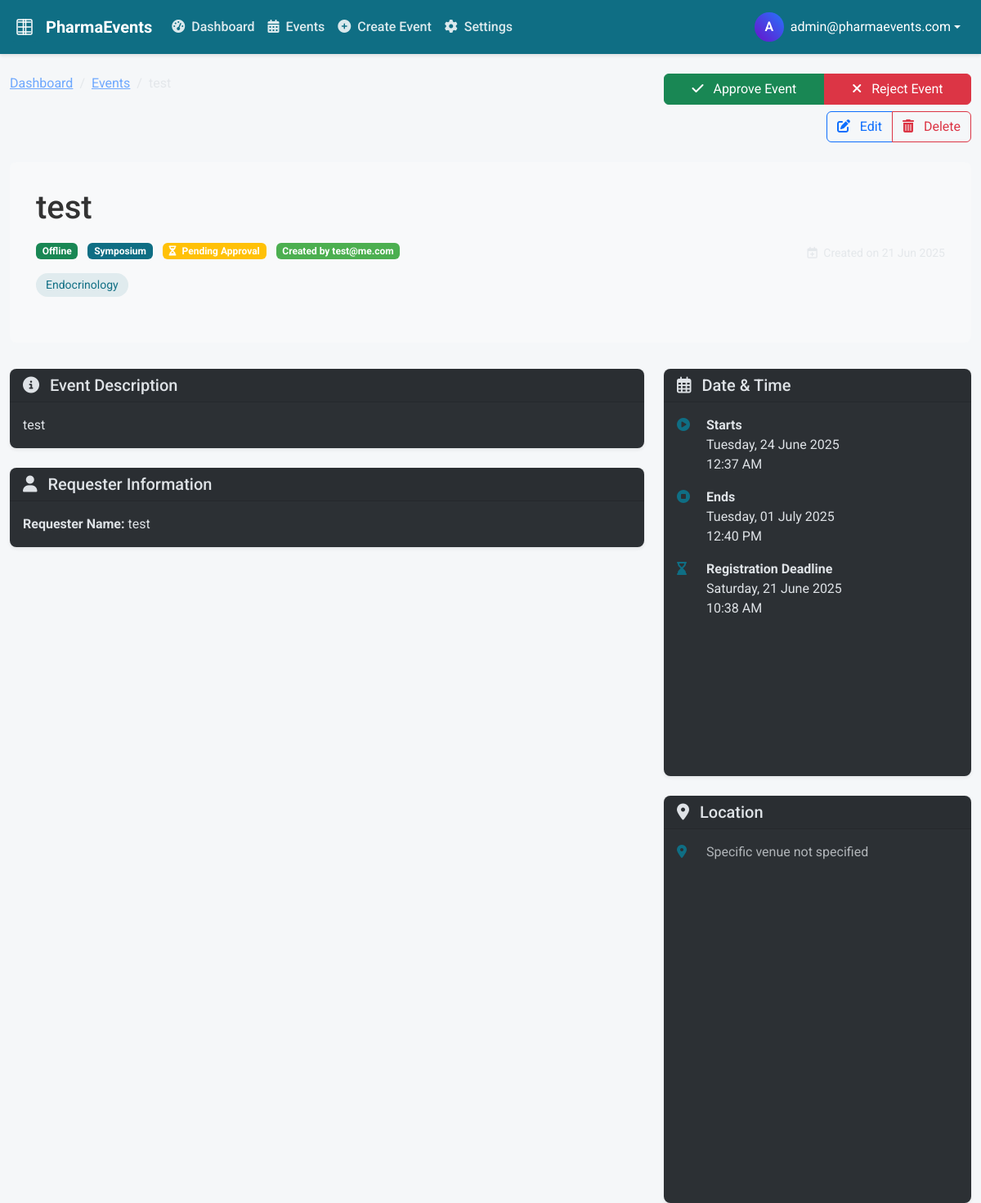
The app's page /events/1 (signed in) with its own data.
### models.py (models this page shows, shortened)
class AppSetting(db.Model):
    id = db.Column(db.Integer, primary_key=True)
    key = db.Column(db.String(50), unique=True, nullable=False)
    value = db.Column(db.Text, nullable=True)

class User(UserMixin, db.Model):
    id = db.Column(db.Integer, primary_key=True)
    email = db.Column(db.String(120), unique=True, nullable=False)
    password_hash = db.Column(db.String(256), nullable=False)
    role = db.Column(db.String(20), nullable=False)  # 'admin', 'event_manager', or 'medical_rep'
    created_at = db.Column(db.DateTime, nullable=False, default=datetime.utcnow)
    events = db.relationship('Event', backref='creator', lazy=True)
    def is_admin(self):
        return self.role == 'admin'

class Event(db.Model):
    id = db.Column(db.Integer, primary_key=True)
    name = db.Column(db.String(100), nullable=False)
    requester_name = db.Column(db.String(100), nullable=False)
    is_online = db.Column(db.Boolean, default=False)
    image_url = db.Column(db.String(255), nullable=True)
    image_file = db.Column(db.String(255), nullable=True)
    start_datetime = db.Column(db.DateTime, nullable=False)
    end_datetime = db.Column(db.DateTime, nullable=False)
    registration_deadline = db.Column(db.DateTime, nullable=False)
    governorate = db.Column(db.String(50), nullable=True)
    venue_id = db.Column(db.Integer, db.ForeignKey('venue.id'), nullable=True)
    service_request_id = db.Column(db.Integer, db.ForeignKey('service_request.id'), nullable=True)
    employee_code_id = db.Column(db.Integer, db.ForeignKey('employee_code.id'), nullable=True)
    event_type_id = db.Column(db.Integer, db.ForeignKey('event_type.id'), nullable=False)
    description = db.Column(db.Text, nullable=True)
    created_at = db.Column(db.DateTime, nullable=False, default=datetime.utcnow)
    user_id = db.Column(db.Integer, db.ForeignKey('user.id'), nullable=False)
    status = db.Column(db.String(20), nullable=False, default='pending')  # 'pending', 'approved', 'rejected'
    categories = db.relationship('EventCategory', secondary=event_categories,
        lazy='subquery', backref=db.backref('events', lazy=True))

class EventType(db.Model):
    id = db.Column(db.Integer, primary_key=True)
    name = db.Column(db.String(50), unique=True, nullable=False)
    events = db.relationship('Event', backref='event_type', lazy=True)

class EventCategory(db.Model):
    id = db.Column(db.Integer, primary_key=True)
    name = db.Column(db.String(50), unique=True, nullable=False)

### routes.py (the view)
@app.route('/events/<int:event_id>')
@login_required
def event_details(event_id):
    event = Event.query.get_or_404(event_id)
    return render_template('event_details.html', event=event)

### app.py (called while the page is built)
@login_manager.user_loader
def load_user(user_id):
    return User.query.get(int(user_id))

### routes.py (called while the page is built)
@app.context_processor
def inject_settings():
    app_name = AppSetting.query.filter_by(key='app_name').first()
    theme = AppSetting.query.filter_by(key='theme').first()
    return {
        'app_name': app_name.value if app_name else 'PharmaEvents',
        'theme': theme.value if theme else 'light'
    }

### templates/event_details.html (shortened to what this page needs)
{% extends "layout.html" %}
{% block content %}
<div class="row mb-4">
    <div class="col-md-8">
        <nav aria-label="breadcrumb">
            <ol class="breadcrumb">
                <li class="breadcrumb-item"><a href="{{ url_for('dashboard') }}">Dashboard</a></li>
                <li class="breadcrumb-item"><a href="{{ url_for('events') }}">Events</a></li>
                <li class="breadcrumb-item active" aria-current="page">{{ event.name }}</li>
            </ol>
        </nav>
    </div>
    <div class="col-md-4 text-md-end">
        {% if current_user.is_admin() and event.status == 'pending' %}
        <div class="btn-group mb-2 w-100">
            <a href="{{ url_for('approve_event', event_id=event.id) }}" class="btn btn-success">
                <i class="fas fa-check me-2"></i> Approve Event
            </a>
            <a href="{{ url_for('reject_event', event_id=event.id) }}" class="btn btn-danger">
                <i class="fas fa-times me-2"></i> Reject Event
            </a>
        </div>
        {% endif %}
        <div class="btn-group">
            <a href="{{ url_for('edit_event', event_id=event.id) }}" class="btn btn-outline-primary">
                <i class="fas fa-edit me-2"></i> Edit
            </a>
            {% if current_user.is_admin() %}
                <button class="btn btn-outline-danger btn-delete-event"
                        data-event-id="{{ event.id }}"
                        data-event-name="{{ event.name }}">
                    <i class="fas fa-trash-alt me-2"></i> Delete
                </button>
            {% endif %}
        </div>
    </div>
</div>
<div class="event-header">
    <div class="row align-items-center">
        <div class="col-md-8">
            <h1 class="mb-3">{{ event.name }}</h1>
            <div class="mb-3">
                <span class="badge {% if event.is_online %}bg-info{% else %}bg-success{% endif %} me-2">
                    {% if event.is_online %}Online{% else %}Offline{% endif %}
                </span>
                {% if event.event_type %}
                    <span class="badge bg-primary me-2">{{ event.event_type.name }}</span>
                {% endif %}
                {% if event.status == 'pending' %}
                    <span class="badge bg-warning me-2">
                        <i class="fas fa-hourglass-half me-1"></i> Pending Approval
                    </span>
                {% elif event.status == 'rejected' %}
                    <span class="badge bg-danger me-2">
                        <i class="fas fa-times-circle me-1"></i> Rejected
                    </span>
                {% elif event.status == 'approved' %}
                    <span class="badge bg-success me-2">
                        <i class="fas fa-check-circle me-1"></i> Approved
                    </span>
                {% endif %}
                <span class="badge bg-secondary">
                    Created by {{ event.creator.email }}
                </span>
            </div>
            {% if event.categories %}
                <div class="mb-3">
                    {% for category in event.categories %}
                        <span class="event-category">{{ category.name }}</span>
                    {% endfor %}
                </div>
            {% endif %}
        </div>
        <div class="col-md-4 text-md-end">
            <p class="mb-0 text-muted">
                <small><i class="far fa-calendar-plus me-1"></i> Created on {{ event.created_at.strftime('%d %b %Y') }}</small>
            </p>
        </div>
    </div>
</div>
<div class="row">
    <div class="col-md-8">
        <div class="card mb-4">
            <div class="card-header">
                <h5 class="mb-0"><i class="fas fa-info-circle me-2"></i> Event Description</h5>
            </div>
            <div class="card-body">
                {% if event.description %}
                    <div class="event-description">{{ event.description }}</div>
                {% else %}
                    <p class="text-muted mb-0">No description provided.</p>
                {% endif %}
            </div>
        </div>
        <div class="card mb-4">
            <div class="card-header">
                <h5 class="mb-0"><i class="fas fa-user me-2"></i> Requester Information</h5>
            </div>
            <div class="card-body">
                <p class="mb-0"><strong>Requester Name:</strong> {{ event.requester_name }}</p>
            </div>
        </div>
    </div>
    <div class="col-md-4">
        <div class="card mb-4 event-info-card">
            <div class="card-header">
                <h5 class="mb-0"><i class="far fa-calendar-alt me-2"></i> Date & Time</h5>
            </div>
            <div class="card-body">
                <div class="event-info-item">
                    <div class="event-info-icon">
                        <i class="fas fa-play-circle"></i>
                    </div>
                    <div>
                        <p class="mb-0"><strong>Starts</strong></p>
                        <p class="mb-0">{{ event.start_datetime.strftime('%A, %d %B %Y') }}</p>
                        <p class="mb-0">{{ event.start_datetime.strftime('%I:%M %p') }}</p>
                    </div>
                </div>
                <div class="event-info-item">
                    <div class="event-info-icon">
                        <i class="fas fa-stop-circle"></i>
                    </div>
                    <div>
                        <p class="mb-0"><strong>Ends</strong></p>
                        <p class="mb-0">{{ event.end_datetime.strftime('%A, %d %B %Y') }}</p>
                        <p class="mb-0">{{ event.end_datetime.strftime('%I:%M %p') }}</p>
                    </div>
                </div>
                <div class="event-info-item">
                    <div class="event-info-icon">
                        <i class="fas fa-hourglass-end"></i>
                    </div>
                    <div>
                        <p class="mb-0"><strong>Registration Deadline</strong></p>
                        <p class="mb-0">{{ event.registration_deadline.strftime('%A, %d %B %Y') }}</p>
                        <p class="mb-0">{{ event.registration_deadline.strftime('%I:%M %p') }}</p>
                    </div>
                </div>
            </div>
        </div>
        <div class="card mb-4 event-info-card">
            <div class="card-header">
                <h5 class="mb-0">
                    <i class="fas {% if event.is_online %}fa-laptop{% else %}fa-map-marker-alt{% endif %} me-2"></i>
                    {% if event.is_online %}Online{% else %}Location{% endif %}
                </h5>
            </div>
            <div class="card-body">
                {% if event.is_online %}
                    <p class="mb-0">This is an online event.</p>
                    <p class="mb-0 text-muted">Access details will be provided to registered participants.</p>
                {% else %}
                    {% if event.venue_details %}
                        <div class="event-info-item">
                            <div class="event-info-icon">
                                <i class="fas fa-building"></i>
                            </div>
                            <div>
                                <p class="mb-0"><strong>{{ event.venue_details.name }}</strong></p>
                                <p class="mb-0">{{ event.governorate }}</p>
                            </div>
                        </div>
                    {% else %}
                        <div class="event-info-item">
                            <div class="event-info-icon">
                                <i class="fas fa-map-marker-alt"></i>
                            </div>
                            <div>
                                <p class="mb-0 text-muted">Specific venue not specified</p>
                            </div>
                        </div>
                    {% endif %}
                {% endif %}
            </div>
        </div>
    </div>
</div>
{% endblock %}

### templates/components/nav.html (shortened to what this page needs)
<nav class="navbar navbar-expand-lg navbar-dark">
    <div class="container-fluid">
        <a class="navbar-brand d-flex align-items-center" href="{{ url_for('dashboard') }}">
            <img src="{{ url_for('static', filename='img/logo.svg') }}" alt="{{ app_name }} Logo" width="36" height="36" class="me-2">
            <span>{{ app_name }}</span>
        </a>
        <div class="collapse navbar-collapse" id="navbarContent">
            <ul class="navbar-nav me-auto mb-2 mb-lg-0">
                <li class="nav-item">
                    <a class="nav-link {% if request.path == url_for('dashboard') %}active{% endif %}" href="{{ url_for('dashboard') }}">
                        <i class="fas fa-tachometer-alt me-1"></i> Dashboard
                    </a>
                </li>
                <li class="nav-item">
                    <a class="nav-link {% if request.path == url_for('events') %}active{% endif %}" href="{{ url_for('events') }}">
                        <i class="fas fa-calendar-alt me-1"></i> Events
                    </a>
                </li>
                <li class="nav-item">
                    <a class="nav-link {% if request.path == url_for('create_event') %}active{% endif %}" href="{{ url_for('create_event') }}">
                        <i class="fas fa-plus-circle me-1"></i> Create Event
                    </a>
                </li>
                {% if current_user.is_admin() %}
                    <li class="nav-item">
                        <a class="nav-link {% if request.path == url_for('settings') %}active{% endif %}" href="{{ url_for('settings') }}">
                            <i class="fas fa-cog me-1"></i> Settings
                        </a>
                    </li>
                {% endif %}
            </ul>
            <div class="d-flex">
                {% include 'components/user_menu.html' %}
            </div>
        </div>
    </div>
</nav>

### templates/components/user_menu.html (shortened to what this page needs)
<div class="dropdown">
    <button class="btn btn-link text-white text-decoration-none dropdown-toggle d-flex align-items-center"
            type="button"
            id="userMenuDropdown"
            data-bs-toggle="dropdown"
            aria-expanded="false">
        <div class="user-avatar me-2">
            {{ current_user.email[0]|upper }}
        </div>
        <span class="d-none d-md-inline">
            {{ current_user.email }}
        </span>
    </button>
</div>

### static/css/styles.css (style rules this page uses)
:root { --primary: #0f6e84; --primary-dark: #0a5a6d; --secondary: #4caf50; --secondary-dark: #388e3c; --light: #f8f9fa; --gray: #6c757d; --dark: #343a40; --danger: #dc3545; --warning: #ffc107; --success: #28a745; --info: #17a2b8; }
body { font-family: 'Roboto', sans-serif; background-color: #f5f7f9; color: #333; }
.navbar { background-color: var(--primary); box-shadow: 0 2px 4px rgba(0, 0, 0, 0.1); }
.navbar-brand { font-weight: 700; color: white !important; }
.navbar-nav .nav-link { color: rgba(255, 255, 255, 0.85) !important; font-weight: 500; }
.card { border: none; border-radius: 0.5rem; box-shadow: 0 0.125rem 0.25rem rgba(0, 0, 0, 0.075); margin-bottom: 1.5rem; transition: transform 0.3s, box-shadow 0.3s; }
.card-header { background-color: rgba(0, 0, 0, 0.03); border-bottom: 1px solid rgba(0, 0, 0, 0.125); font-weight: 600; }
.event-category { display: inline-block; margin-right: 0.5rem; margin-bottom: 0.5rem; padding: 0.25rem 0.5rem; background-color: rgba(15, 110, 132, 0.1); color: var(--primary); border-radius: 0.25rem; font-size: 0.75rem; }
.event-info-icon { color: var(--gray); width: 1rem; margin-right: 0.5rem; }
.user-avatar { width: 36px; height: 36px; border-radius: 50%; background: linear-gradient(45deg, #6a11cb, #2575fc); color: white; display: flex; align-items: center; justify-content: center; font-weight: 600; }
.bg-primary { background-color: var(--primary) !important; }
.bg-secondary { background-color: var(--secondary) !important; }

### templates/layout.html (style rules this page uses)
[data-bs-theme="dark"] { --bs-body-bg: #212529; --bs-body-color: #dee2e6; }
[data-bs-theme="dark"] .card { background-color: #2c3034; border-color: #495057; }

### templates/event_details.html (style rules this page uses)
.event-header { background-color: #f8f9fa; border-radius: 0.5rem; padding: 2rem; margin-bottom: 2rem; }
.event-info-card { height: 100%; }
.event-category { display: inline-block; margin-right: 0.5rem; margin-bottom: 0.5rem; padding: 0.25rem 0.75rem; background-color: rgba(15, 110, 132, 0.1); color: #0f6e84; border-radius: 1rem; font-size: 0.875rem; }
.event-info-item { display: flex; align-items: flex-start; margin-bottom: 1rem; }
.event-info-icon { width: 1.5rem; min-width: 1.5rem; margin-right: 0.75rem; color: #0f6e84; }
.event-description { white-space: pre-line; }

### records on screen
AppSetting: value "PharmaEvents"
User: email "A", email "admin@pharmaevents.com"
Event: name "test", description "test", requester_name "test", start_datetime "Tuesday, 24 June 2025", start_datetime "12:37 AM", end_datetime "Tuesday, 01 July 2025", end_datetime "12:40 PM", registration_deadline "Saturday, 21 June 2025", registration_deadline "10:38 AM"
EventType: event_type.name "Symposium"
User: creator.email "test@me.com"
EventCategory: name "Endocrinology"
